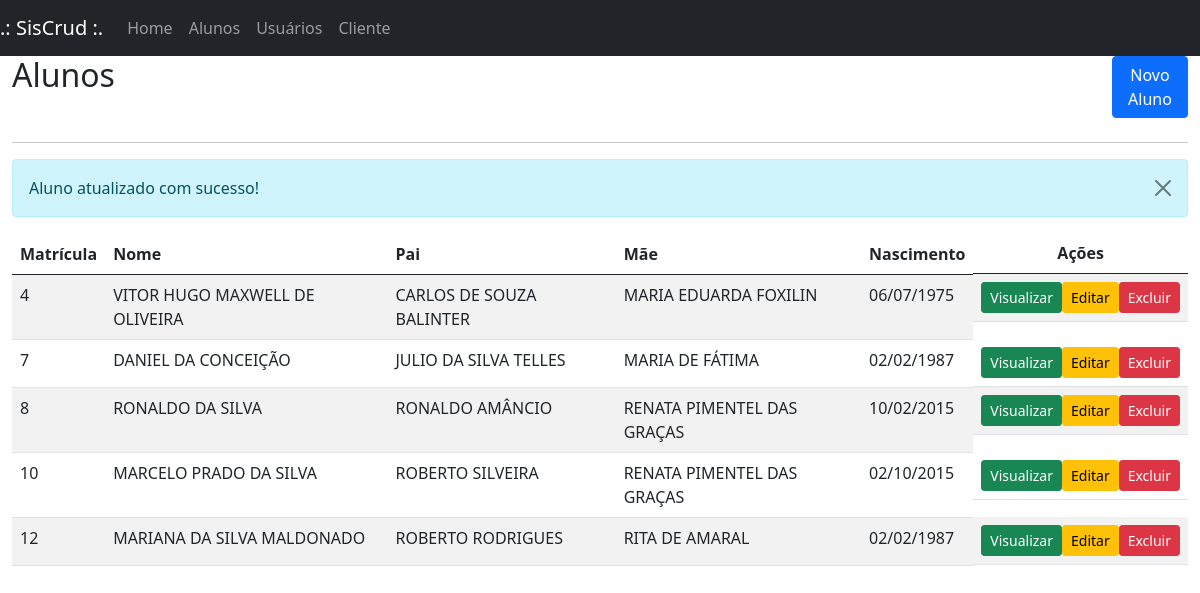
The app's page /index.php?page=lista_alu&msg=2 with its own data.
### tables this page shows
CREATE TABLE IF NOT EXISTS `aluno` (
  `matricula` int(11) NOT NULL AUTO_INCREMENT,
  `nome_aluno` varchar(50) DEFAULT NULL,
  `nome_pai` varchar(50) DEFAULT NULL,
  `nome_mae` varchar(50) DEFAULT NULL,
  `dt_nasc` date DEFAULT NULL,
  `sexo_aluno` char(1) DEFAULT NULL,
  `rg_aluno` int(11) DEFAULT NULL,
  `cpf_aluno` varchar(11) DEFAULT NULL,
  PRIMARY KEY (`matricula`)
);

### sis/alunos/lista_alu.php (the view)
<div id="main" class="container-fluid">
	<div id="top" class="row">
		<div class="col-md-11">
			<h2>Alunos</h2>
		</div>
		<div class="col-md-1">
			<a href="?page=fadd_alu" class="btn btn-primary pull-right h2">Novo Aluno</a>
		</div>
	</div>
	<hr/>
	<div> <?php include "mensagens.php"; ?> </div>
	<div id="list" class="row">
		<div class="table-responsive col-md-12">
			<?php
				$data = mysqli_query($con, "select * from aluno order by matricula;") or die(mysqli_error("ERRO: ".$con));
				echo "<table class='table table-striped' cellspacing='0' cellpading='0'>";
				echo "<thead><tr>";
				echo "<td><strong>Matrícula</strong></td>";
				echo "<td><strong>Nome</strong></td>";
				echo "<td><strong>Pai</strong></td>";
				echo "<td><strong>Mãe</strong></td>";
				echo "<td><strong>Nascimento</strong></td>";
				echo "<td class='actions d-flex justify-content-center'><strong>Ações</strong></td>";
				echo "</tr></thead><tbody>";
				while($info = mysqli_fetch_array($data)){
					echo "<tr>";
					echo "<td>".$info['matricula']."</td>";
					echo "<td>".$info['nome_aluno']."</td>";
					echo "<td>".$info['nome_pai']." </td>";
					echo "<td>".$info['nome_mae']."</td>";
					echo "<td>".date('d/m/Y',strtotime($info['dt_nasc']))."</td>";
					echo "<td class='actions btn-group-sm d-flex justify-content-center'>";
					echo "<a class='btn btn-success btn-xs' href=?page=view_alu&matricula=".$info['matricula']."> Visualizar </a>";
					echo "<a class='btn btn-warning btn-xs' href=?page=fedita_alu&matricula=".$info['matricula']."> Editar </a>";
					echo "<a href=?page=excluir_alu&matricula=".$info['matricula']." class='btn btn-danger btn-xs'> Excluir </a></td>";
				}
				echo "</tr></tbody></table>";
			?>
		</div>
	</div>
</div>

### index.php (shortened to what this page needs)
<!doctype html>
<html lang="pt-br">
  <head>
    <link href="https://cdn.jsdelivr.net/npm/bootstrap@5.0.2/dist/css/bootstrap.min.css" rel="stylesheet">
  </head>
  <body>
    <?php
      include "base/nav.php";
      include "base/ch_pages.php";
    ?>
  </body>
</html>

### base/nav.php (shortened to what this page needs)
<nav class="navbar navbar-expand-lg navbar-dark bg-dark">
    <a class="navbar-brand" href="?page=home">.: SisCrud :. </a>
    <div class="collapse navbar-collapse" id="navbarNav">
        <ul class="navbar-nav">
            <li class="nav-item active">
                <a class="nav-link" href="?page=home">Home</a>
            </li>
            <li class="nav-item">
                <a class="nav-link" href="?page=lista_alu">Alunos</a>
            </li>
            <li class="nav-item">
                <a class="nav-link" href="?page=lista_usu">Usuários</a>
            </li>
            <li class="nav-item">
               <a class="nav-link" href="?page=lista_cli">Cliente</a>
            </li>
        </ul>
    </div>
</nav>

### base/ch_pages.php (shortened to what this page needs)
<?php
    if(isset($_GET['page'])){
        switch ($_GET['page']) {
            case 'lista_alu':
                include "sis/alunos/lista_alu.php";
                break;
        }
    }
?>

### sis/alunos/mensagens.php (shortened to what this page needs)
<?php
if(isset($_GET['msg'])){
	$msg = $_GET['msg'];
	switch($msg){
		case 2:
			echo '	<div class="alert alert-info alert-dismissible fade show" role="alert">
						Aluno atualizado com sucesso!
						<button type="button" class="btn-close" data-bs-dismiss="alert" aria-label="Close"></button>
		  			</div>';
			break;
	}
}
?>

### records on screen
aluno: matricula "4", nome_aluno "VITOR HUGO MAXWELL DE OLIVEIRA", nome_pai "CARLOS DE SOUZA BALINTER", nome_mae "MARIA EDUARDA FOXILIN", dt_nasc "06/07/1975"
aluno: matricula "7", nome_aluno "DANIEL DA CONCEIÇÃO", nome_pai "JULIO DA SILVA TELLES", nome_mae "MARIA DE FÁTIMA", dt_nasc "02/02/1987"
aluno: matricula "8", nome_aluno "RONALDO DA SILVA", nome_pai "RONALDO AMÂNCIO", nome_mae "RENATA PIMENTEL DAS GRAÇAS", dt_nasc "10/02/2015"
aluno: matricula "10", nome_aluno "MARCELO PRADO DA SILVA", nome_pai "ROBERTO SILVEIRA", nome_mae "RENATA PIMENTEL DAS GRAÇAS", dt_nasc "02/10/2015"
aluno: matricula "12", nome_aluno "MARIANA DA SILVA MALDONADO", nome_pai "ROBERTO RODRIGUES", nome_mae "RITA DE AMARAL", dt_nasc "02/02/1987"
